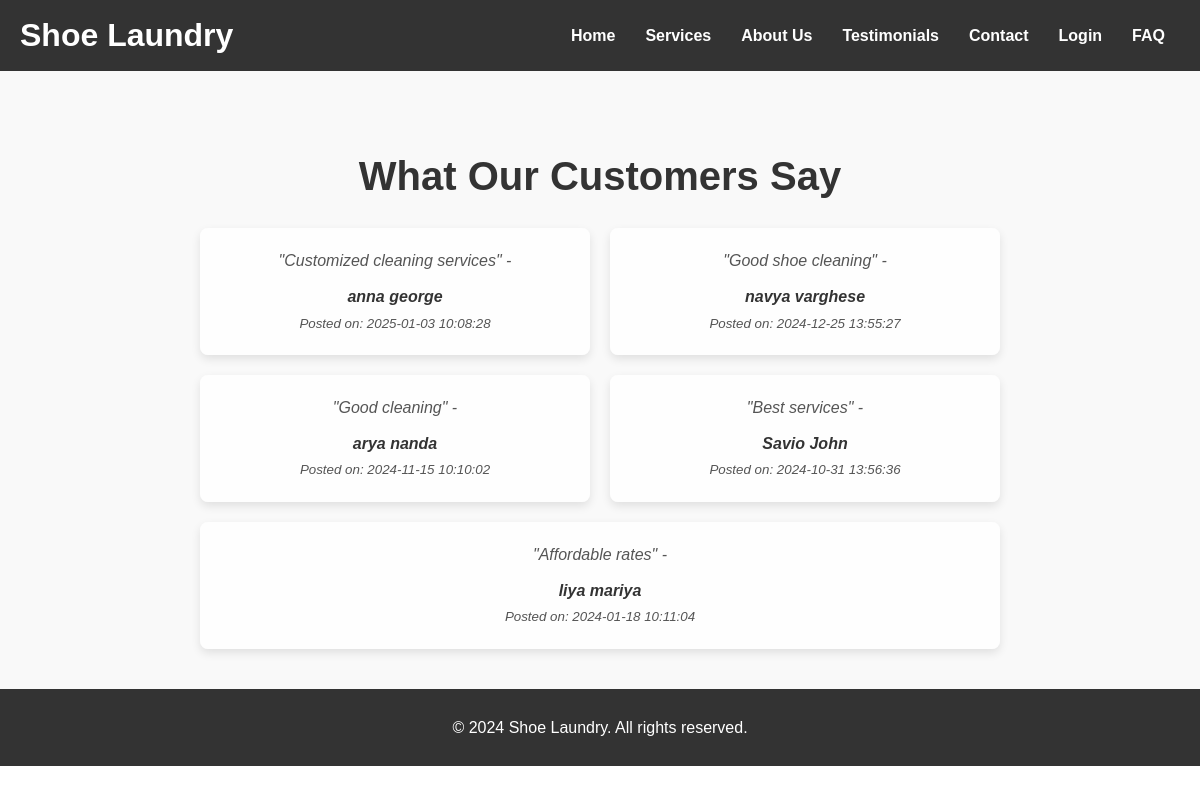
Screenshot of /testimonials.php with the database file from the repository.
### tables this page shows
CREATE TABLE `testimonials` (
  `id` int(11) NOT NULL,
  `cust_id` int(11) NOT NULL,
  `testimonial` text NOT NULL,
  `date_posted` timestamp NOT NULL DEFAULT current_timestamp()
);

CREATE TABLE `customers` (
  `cust_id` int(11) NOT NULL,
  `customer_email` varchar(255) NOT NULL,
  `username` varchar(100) NOT NULL,
  `password` varchar(255) NOT NULL,
  `cust_fname` varchar(100) NOT NULL,
  `cust_lname` varchar(20) NOT NULL,
  `cust_address` varchar(20) NOT NULL,
  `phone` varchar(11) NOT NULL,
  `gender` varchar(6) NOT NULL,
  `created_at` timestamp NOT NULL DEFAULT current_timestamp() ON UPDATE current_timestamp(),
  `cust_status` tinyint(1) NOT NULL,
  `street_name` varchar(255) NOT NULL,
  `house_name` varchar(255) NOT NULL,
  `district` varchar(100) NOT NULL,
  `pincode` varchar(50) NOT NULL
);

### testimonials.php (the view, shortened to what this page needs)
<!DOCTYPE html>
<html lang="en">
<head>
    <link rel="stylesheet" href="tes.css">
</head>
<body>
    <header>
        <div class="logo">
            <h1>Shoe Laundry</h1>
        </div>
        <nav>
            <ul>
                <li><a href="home.php">Home</a></li>
                <li><a href="services.php">Services</a></li>
                <li><a href="about.php">About Us</a></li>
                <li><a href="testimonials.php">Testimonials</a></li>
                <li><a href="contact.php">Contact</a></li>
                <li><a href="login.php">Login</a></li>
                <li><a href="fa.php">FAQ</a></li>
            </ul>
        </nav>
    </header>
    <section id="testimonials">
        <h2>What Our Customers Say</h2>
        <div class="testimonial-container">
            <?php
            include("db_connect.php");
            $sql = "SELECT t.testimonial, c.cust_fname, c.cust_lname, t.date_posted
                    FROM testimonials t
                    JOIN customers c ON t.cust_id = c.cust_id
                    ORDER BY t.date_posted DESC";
            $result = $conn->query($sql);
            if ($result->num_rows > 0) {
                while ($row = $result->fetch_assoc()) {
                    echo '<div class="testimonial-item">';
                    echo '<p>"' . htmlspecialchars($row['testimonial']) . '" - <strong>' .
                         htmlspecialchars($row['cust_fname']) . ' ' . htmlspecialchars($row['cust_lname']) . '</strong></p>';
                    echo '<p><small>Posted on: ' . htmlspecialchars($row['date_posted']) . '</small></p>';
                    echo '</div>';
                }
            } else {
                echo '<p>No testimonials yet. Be the first to share your experience!</p>';
            }
            ?>
        </div>
    </section>
    <footer>
        <p>&copy; 2024 Shoe Laundry. All rights reserved.</p>
    </footer>
</body>
</html>

### tes.css (style rules this page uses)
body { font-family: Arial, sans-serif; line-height: 1.6; margin: 0; padding: 0; }
header { display: flex; justify-content: space-between; align-items: center; background-color: #333; padding: 10px 20px; color: #fff; }
.logo h1 { margin: 0; font-size: 2em; }
nav ul { list-style: none; padding: 0; margin: 0; display: flex; }
nav ul li { margin: 0 15px; }
nav a { color: white; text-decoration: none; font-weight: bold; transition: color 0.3s; }
#testimonials { padding: 40px 20px; background-color: #f9f9f9; text-align: center; }
#testimonials h2 { font-size: 2.5em; margin-bottom: 20px; color: #333; }
.testimonial-container { display: flex; flex-wrap: wrap; justify-content: center; gap: 20px; max-width: 800px; margin: 0 auto; }
.testimonial-item { background: rgba(255, 255, 255, 0.8); border-radius: 8px; padding: 20px; box-shadow: 0 4px 10px rgba(0, 0, 0, 0.1); flex: 1 1 300px; position: relative; }
.testimonial-item p { margin: 0; font-style: italic; color: #555; }
.testimonial-item strong { display: block; margin-top: 10px; color: #333; font-weight: bold; }
footer { background-color: #333; color: white; text-align: center; padding: 10px 0; }

### rows the page displays
testimonials: testimonial "Customized cleaning services", cust.cust_fname "anna", cust.cust_lname "george", date_posted "2025-01-03 10:08:28"
testimonials: testimonial "Good shoe cleaning", cust.cust_fname "navya", cust.cust_lname "varghese", date_posted "2024-12-25 13:55:27"
testimonials: testimonial "Good cleaning", cust.cust_fname "arya", cust.cust_lname "nanda", date_posted "2024-11-15 10:10:02"
testimonials: testimonial "Best services", cust.cust_fname "Savio", cust.cust_lname "John", date_posted "2024-10-31 13:56:36"
testimonials: testimonial "Affordable rates", cust.cust_fname "liya", cust.cust_lname "mariya", date_posted "2024-01-18 10:11:04"
